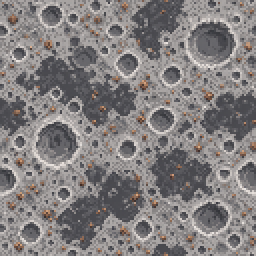
#> input picture tools/resource_bodies/sources/luna.png, 128 x 128 px (shown 2 times larger); its folder holds 4 pictures in this run
$ python build_textures.py
#> lines starting #> are read from the running program, lines starting #| are printed output that depends on the picture
#> in main, source is the input picture: PIL image 128x128 RGB; mean R, G, B 130.9, 126.9, 127.2
"""Restore the original generated surface tiles and build tinted haze shells.

Run from the repository root: python tools/resource_bodies/build_textures.py
Requires Pillow. Original surface tiles and generation prompts live beside this script.
"""

import json
from pathlib import Path

from PIL import Image

ROOT = Path(__file__).resolve().parents[2]
SOURCES = Path(__file__).resolve().parent / "sources"
ASSETS = ROOT / "space-age/src/main/resources/assets/oritech_space_age"
FACES = ("north", "east", "south", "west", "up", "down")
TINTS = {
    "luna": (155, 185, 220),
    "phobos": (235, 150, 90),
    "ceres": (120, 200, 245),
    "vesta": (170, 130, 225),
    "nyx": (140, 110, 240),
}


def shell(tint):
#> called with tint = (155, 185, 220)
    result = Image.new("RGBA", (64, 64))
#> result: PIL image 64x64 RGBA; every value is 0
    for y in range(64):
        for x in range(64):
            distance = min(x, y, 63 - x, 63 - y)
            rim = max(0, 1 - distance / 16) ** 2
            result.putpixel((x, y), (*tint, round(8 + 24 * rim)))
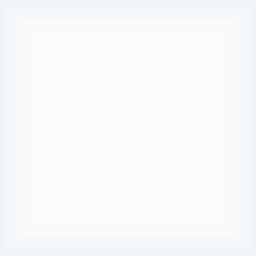
#> result: PIL image 64x64 RGBA (shown 4 times larger); mean R, G, B, A 155, 185, 220, 15.6; transparent parts drawn white
    return result


def update_model(name):
    path = ASSETS / "models/block" / (name + ".json")
#> (the run stopped early here; a loop or call above may not have finished)
